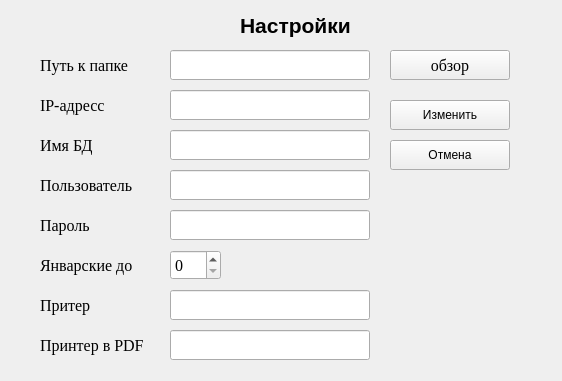
<?xml version="1.0" encoding="UTF-8"?>
<ui version="4.0">
 <class>Form</class>
 <widget class="QWidget" name="Form">
  <property name="geometry">
   <rect>
    <x>0</x>
    <y>0</y>
    <width>562</width>
    <height>381</height>
   </rect>
  </property>
  <property name="windowTitle">
   <string>Form</string>
  </property>
  <widget class="QPushButton" name="b_ok">
   <property name="geometry">
    <rect>
     <x>390</x>
     <y>100</y>
     <width>120</width>
     <height>30</height>
    </rect>
   </property>
   <property name="text">
    <string>Изменить</string>
   </property>
  </widget>
  <widget class="QPushButton" name="b_cancel">
   <property name="geometry">
    <rect>
     <x>390</x>
     <y>140</y>
     <width>120</width>
     <height>30</height>
    </rect>
   </property>
   <property name="text">
    <string>Отмена</string>
   </property>
  </widget>
  <widget class="QLabel" name="label">
   <property name="geometry">
    <rect>
     <x>240</x>
     <y>10</y>
     <width>120</width>
     <height>30</height>
    </rect>
   </property>
   <property name="font">
    <font>
     <pointsize>16</pointsize>
     <bold>true</bold>
    </font>
   </property>
   <property name="text">
    <string>Настройки</string>
   </property>
  </widget>
  <widget class="QLabel" name="label_2">
   <property name="geometry">
    <rect>
     <x>40</x>
     <y>50</y>
     <width>120</width>
     <height>30</height>
    </rect>
   </property>
   <property name="font">
    <font>
     <family>Times New Roman</family>
     <pointsize>12</pointsize>
    </font>
   </property>
   <property name="text">
    <string>Путь к папке</string>
   </property>
  </widget>
  <widget class="QLineEdit" name="path">
   <property name="geometry">
    <rect>
     <x>170</x>
     <y>50</y>
     <width>200</width>
     <height>30</height>
    </rect>
   </property>
   <property name="font">
    <font>
     <family>Times New Roman</family>
     <pointsize>12</pointsize>
    </font>
   </property>
  </widget>
  <widget class="QPushButton" name="b_explorer">
   <property name="geometry">
    <rect>
     <x>390</x>
     <y>50</y>
     <width>120</width>
     <height>30</height>
    </rect>
   </property>
   <property name="font">
    <font>
     <family>Times New Roman</family>
     <pointsize>12</pointsize>
    </font>
   </property>
   <property name="text">
    <string>обзор</string>
   </property>
  </widget>
  <widget class="QLabel" name="label_3">
   <property name="geometry">
    <rect>
     <x>40</x>
     <y>90</y>
     <width>120</width>
     <height>30</height>
    </rect>
   </property>
   <property name="font">
    <font>
     <family>Times New Roman</family>
     <pointsize>12</pointsize>
    </font>
   </property>
   <property name="text">
    <string>IP-адресс</string>
   </property>
  </widget>
  <widget class="QLineEdit" name="ip">
   <property name="geometry">
    <rect>
     <x>170</x>
     <y>90</y>
     <width>200</width>
     <height>30</height>
    </rect>
   </property>
   <property name="font">
    <font>
     <family>Times New Roman</family>
     <pointsize>12</pointsize>
    </font>
   </property>
  </widget>
  <widget class="QLabel" name="label_4">
   <property name="geometry">
    <rect>
     <x>40</x>
     <y>130</y>
     <width>120</width>
     <height>30</height>
    </rect>
   </property>
   <property name="font">
    <font>
     <family>Times New Roman</family>
     <pointsize>12</pointsize>
    </font>
   </property>
   <property name="text">
    <string>Имя БД</string>
   </property>
  </widget>
  <widget class="QLabel" name="label_5">
   <property name="geometry">
    <rect>
     <x>40</x>
     <y>170</y>
     <width>120</width>
     <height>30</height>
    </rect>
   </property>
   <property name="font">
    <font>
     <family>Times New Roman</family>
     <pointsize>12</pointsize>
    </font>
   </property>
   <property name="text">
    <string>Пользователь</string>
   </property>
  </widget>
  <widget class="QLineEdit" name="name_db">
   <property name="geometry">
    <rect>
     <x>170</x>
     <y>130</y>
     <width>200</width>
     <height>30</height>
    </rect>
   </property>
   <property name="font">
    <font>
     <family>Times New Roman</family>
     <pointsize>12</pointsize>
    </font>
   </property>
  </widget>
  <widget class="QLineEdit" name="user_db">
   <property name="geometry">
    <rect>
     <x>170</x>
     <y>170</y>
     <width>200</width>
     <height>30</height>
    </rect>
   </property>
   <property name="font">
    <font>
     <family>Times New Roman</family>
     <pointsize>12</pointsize>
    </font>
   </property>
  </widget>
  <widget class="QLabel" name="label_6">
   <property name="geometry">
    <rect>
     <x>40</x>
     <y>210</y>
     <width>120</width>
     <height>30</height>
    </rect>
   </property>
   <property name="font">
    <font>
     <family>Times New Roman</family>
     <pointsize>12</pointsize>
    </font>
   </property>
   <property name="text">
    <string>Пароль</string>
   </property>
  </widget>
  <widget class="QLineEdit" name="password_db">
   <property name="geometry">
    <rect>
     <x>170</x>
     <y>210</y>
     <width>200</width>
     <height>30</height>
    </rect>
   </property>
   <property name="font">
    <font>
     <family>Times New Roman</family>
     <pointsize>12</pointsize>
    </font>
   </property>
  </widget>
  <widget class="QLabel" name="label_7">
   <property name="geometry">
    <rect>
     <x>40</x>
     <y>250</y>
     <width>120</width>
     <height>30</height>
    </rect>
   </property>
   <property name="font">
    <font>
     <family>Times New Roman</family>
     <pointsize>12</pointsize>
    </font>
   </property>
   <property name="text">
    <string>Январские до</string>
   </property>
  </widget>
  <widget class="QSpinBox" name="new_year">
   <property name="geometry">
    <rect>
     <x>170</x>
     <y>250</y>
     <width>51</width>
     <height>30</height>
    </rect>
   </property>
   <property name="font">
    <font>
     <family>Times New Roman</family>
     <pointsize>12</pointsize>
    </font>
   </property>
  </widget>
  <widget class="QLabel" name="label_8">
   <property name="geometry">
    <rect>
     <x>40</x>
     <y>290</y>
     <width>120</width>
     <height>30</height>
    </rect>
   </property>
   <property name="font">
    <font>
     <family>Times New Roman</family>
     <pointsize>12</pointsize>
    </font>
   </property>
   <property name="text">
    <string>Притер</string>
   </property>
  </widget>
  <widget class="QLabel" name="label_9">
   <property name="geometry">
    <rect>
     <x>40</x>
     <y>330</y>
     <width>120</width>
     <height>30</height>
    </rect>
   </property>
   <property name="font">
    <font>
     <family>Times New Roman</family>
     <pointsize>12</pointsize>
    </font>
   </property>
   <property name="text">
    <string>Принтер в PDF</string>
   </property>
  </widget>
  <widget class="QLineEdit" name="to_paper">
   <property name="geometry">
    <rect>
     <x>170</x>
     <y>290</y>
     <width>200</width>
     <height>30</height>
    </rect>
   </property>
   <property name="font">
    <font>
     <family>Times New Roman</family>
     <pointsize>12</pointsize>
    </font>
   </property>
  </widget>
  <widget class="QLineEdit" name="to_pdf">
   <property name="geometry">
    <rect>
     <x>170</x>
     <y>330</y>
     <width>200</width>
     <height>30</height>
    </rect>
   </property>
   <property name="font">
    <font>
     <family>Times New Roman</family>
     <pointsize>12</pointsize>
    </font>
   </property>
  </widget>
 </widget>
 <resources/>
 <connections/>
</ui>
